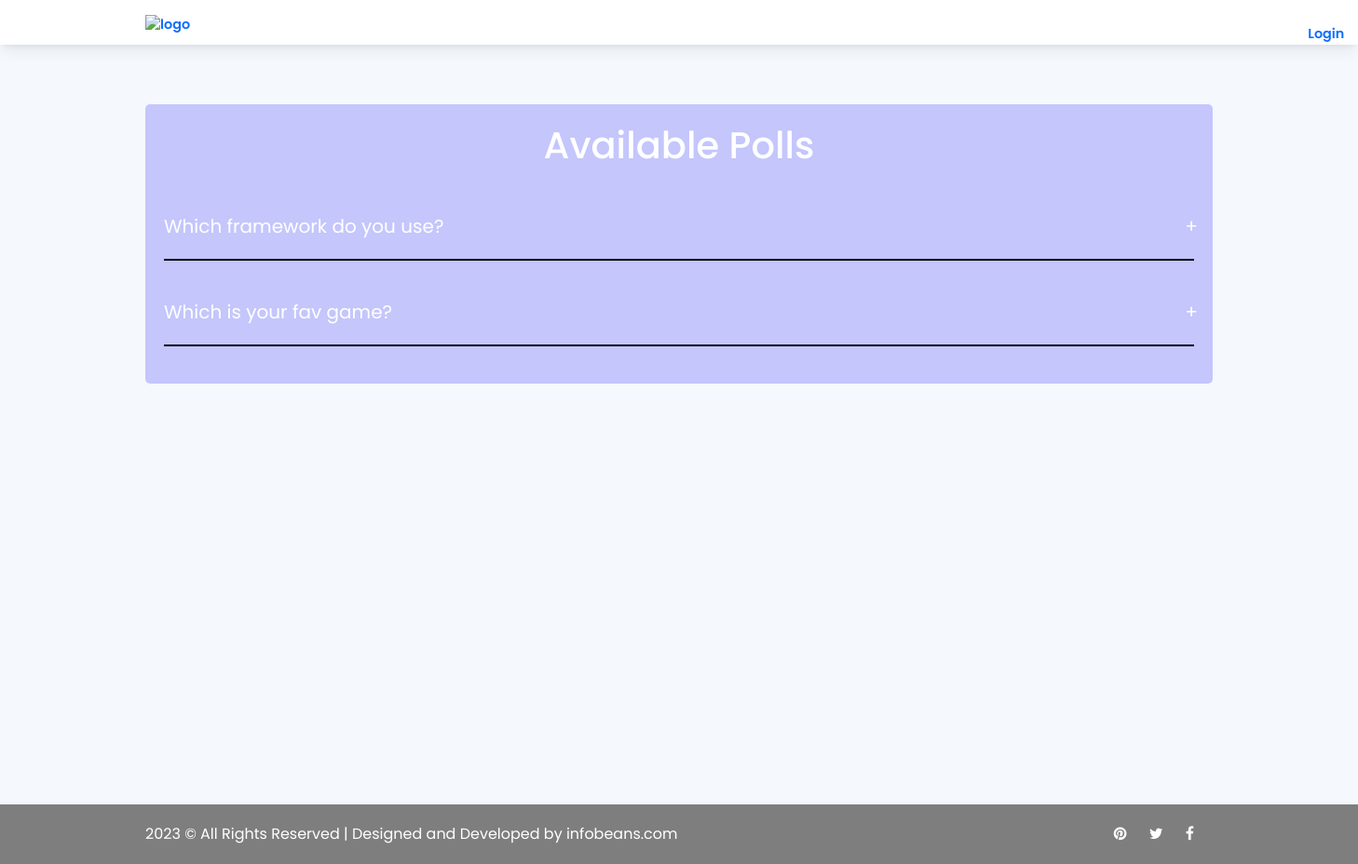
/home/, run on an earlier commit of the app's database.
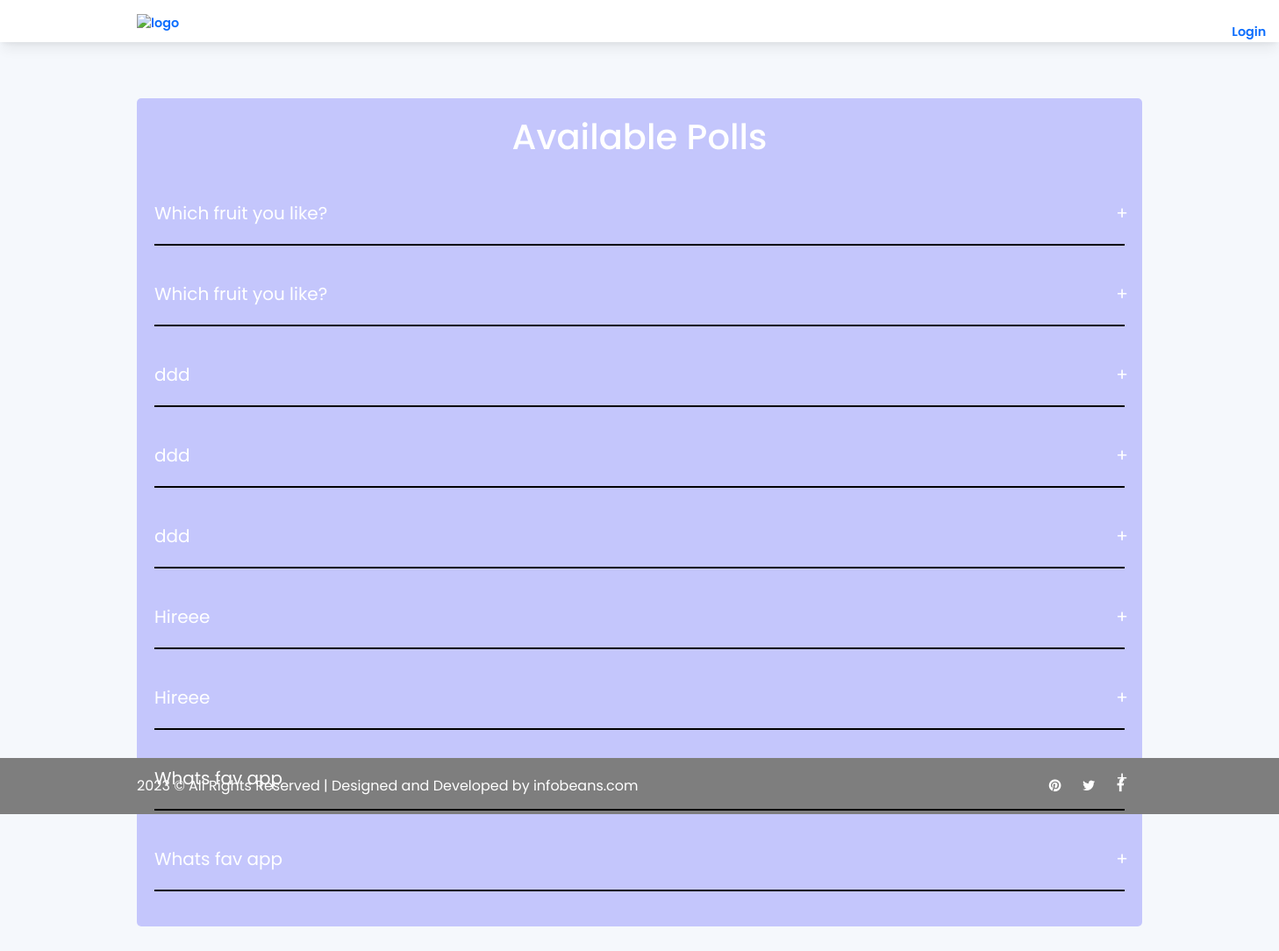
And on a later commit of the database.
### infobeans_polling_app/models.py (models this page shows, shortened)
class Poll(models.Model):
    question = models.TextField()
    option_one = models.CharField(max_length=30)
    option_two = models.CharField(max_length=30)
    option_three = models.CharField(max_length=30)
    option_one_count = models.IntegerField(default=0)
    option_two_count = models.IntegerField(default=0)
    option_three_count = models.IntegerField(default=0)

### infobeans_polling_app/views.py (the view)
# urls.py: 2. Add a URL to urlpatterns:  path('', views.home, name='home')
def home(request):
    try:
        polls = Poll.objects.all()
        print(polls)
    except Exception as e:
        print(f"Error occurred: {str(e)}")
    context = {
        'polls': polls,
    }
    return render(request, 'home.html', context)

### templates/home.html (shortened to what this page needs)
{% include "header.html" %}
{% load static %}
{% block header %}
  <section class="h-100 gradient-form">
  <div class="container py-5">
<div class="accordion">
        <h1 class="accordion-title">Available Polls</h1>
 {% for poll in polls %}
        <div class="content-container">
            <div class="question">{{ poll.question }}</div>
            <div class="answer"> <a href="{% url 'vote' poll.id %}" class="btn btn-info">Vote</a> &nbsp;
            </div>
        </div>
{% endfor %}
      </div>
  </div>
</section>
    {% endblock %}
{% block content %}
    {% include "footer.html" %}
{% endblock %}

### templates/header.html (shortened to what this page needs)
<!doctype html>
    <html lang="en">
    <head>
        {% load static %}
<link rel="stylesheet" href="https://cdnjs.cloudflare.com/ajax/libs/font-awesome/4.7.0/css/font-awesome.min.css">
        <link rel="stylesheet" href="{% static 'css/bootstrap.min.css' %}">
        <link rel="stylesheet" href="https://cdn.jsdelivr.net/npm/bootstrap-icons@1.9.1/font/bootstrap-icons.css">
        <link rel="stylesheet" type="text/css" href="{% static 'css/style.css' %}" />
        <link rel="stylesheet" type="text/css" href="{% static 'css/login.css' %}" />
    </head>
     <body>
     {% block header %}
        <div class="header container-fluid bg-white">
            <div id="menu-jk" class="nav-col text-white shadow-md mb-3">
                <div class="container">
                    <div class="row" style="width:125%">
                        <div class="col-lg-6 pt-2 pb-2 align-items-center">
                            <a href="{% url 'indexView' %}" class="fw-bold fs-8 text-primary"> <img class="max-230 mt-2" src="https://encrypted-tbn0.gstatic.com/images?q=tbn:ANd9GcSUSaKjA7Cg60bHX9Gd7E7SNFoNpIsiBlaLVZXF0mlzyyunKbnS9qh4-Zf-8K7SoxOEJQ&usqp=CAU" alt="logo" width="190px"></a>
                        </div>
                        <div id="menu" class="col-lg-6 d-none d-lg-block">
                            <ul class="float-end mul d-inline-block">
                                {% if not user.is_authenticated %}
                                <li class="float-md-start px-4 pe-1 pt-4">
                                   <a href="{% url 'infobeans_polling_app:user_login' %}" class="fw-bold fs-8 text-primary"> Login</a>
                                </li>
                                <li class="float-md-start px-4 pe-1 pt-4">
                                </li>
                                {% endif %}
                            </ul>
                        </div>
                    </div>
                </div>
            </div>
        </div>
 {% endblock %}

### templates/footer.html (shortened to what this page needs)
    {% block footer %}
<div class="copy">
            <div class="container">
                <a href="https://www.infobeans.com/" target="_blank">2023 &copy; All Rights Reserved | Designed and Developed by infobeans.com</a>
                <span>
                    <a href=""><i class="fab fa-github"></i></a>
                    <a href=""></a>
                    <a href="#" target="_blank"><i class="fa fa-pinterest" aria-hidden="true"></i></a>
                    <a href="#" target="_blank"><i class="fa fa-twitter" aria-hidden="true"></i></a>
                    <a href="#" target="_blank"><i class="fa fa-facebook" aria-hidden="true"></i></a>
                </span>
            </div>
        </div>
 {% endblock %}
    </body>
</html>

### static/css/style.css (style rules this page uses)
.text-primary { color: #1ca5e8; }
* { margin: 0px; padding: 0px; list-style: none; }
img { max-width: 100%; }
a { text-decoration: none; outline: none; color: #444; }
ul { margin-bottom: 0; padding-left: 0; }
html, body { height: 100%; font-family: "Poppins"; }
.h-100 { height: 100%; }
::placeholder { color: #747f8a !important; font-size: 13px; opacity: 0.5 !important; }
.container-fluid { padding: 0px; }
h1, h2, h3, h5, h6 { color: #fff; }
body { background-color: #f5f8fc !important; -webkit-font-smoothing: antialiased; -moz-osx-font-smoothing: grayscale; text-rendering: optimizeLegibility; color: #6A6A6A; overflow-x: hidden; }
.container { max-width: 1170px; }
.shadow-md { box-shadow: 0 10px 15px -3px rgba(0, 0, 0, 0.07), 0 4px 6px -2px rgba(0, 0, 0, 0.05); }
.fs-8 { font-size: 0.9rem; }
.fw-bold { font-weight: 600 !important; }
.max-230 { max-width: 230px; }
.max-230 { max-width: 260px; }
.copy { padding: 20px; background-color: #7e7e7e; color: #FFF; }
.copy a { color: #FFF; }
.copy span { float: right; }
.copy span i { margin-right: 20px; }

### static/css/login.css (style rules this page uses)
@media (min-width: 768px) { .gradient-form { height: 100vh !important; } }
body { background-image: url('https://cdn.pixabay.com/photo/2016/11/30/12/09/question-mark-1872634_960_720.jpg'); background-repeat: no-repeat; background-position: center; background-size: cover; background-attachment: fixed; height: 100vh; justify-content: center; align-items: center;; }
.accordion { background-color: #fff; border-radius: 5px; padding: 20px; background: rgba(0,0,255,0.2); color:white; }
.accordion .accordion-title { margin-bottom: 28px; text-align: center; }
.accordion .content-container .question { padding: 20px 0px; font-size: 20px; cursor: pointer; border-bottom: 2px solid black; position: relative; }
.accordion .content-container .question::after { content: '+'; position: absolute; right: -4px; }
.accordion .content-container .answer { padding-top: 20px; line-height: 1.4; font-size: 20px; height: 0px; overflow: hidden; transition: .5s; }

What changed in the data, as far as the page shows it:
removed Poll: question "Which framework do you use?"
removed Poll: question "Which is your fav game?"
added Poll: question "Which fruit you like?"
added Poll: question "Which fruit you like?"
added Poll: question "ddd"
added Poll: question "ddd"
added Poll: question "ddd"
added Poll: question "Hireee"
added Poll: question "Hireee"
added Poll: question "Whats fav app"
added Poll: question "Whats fav app"
